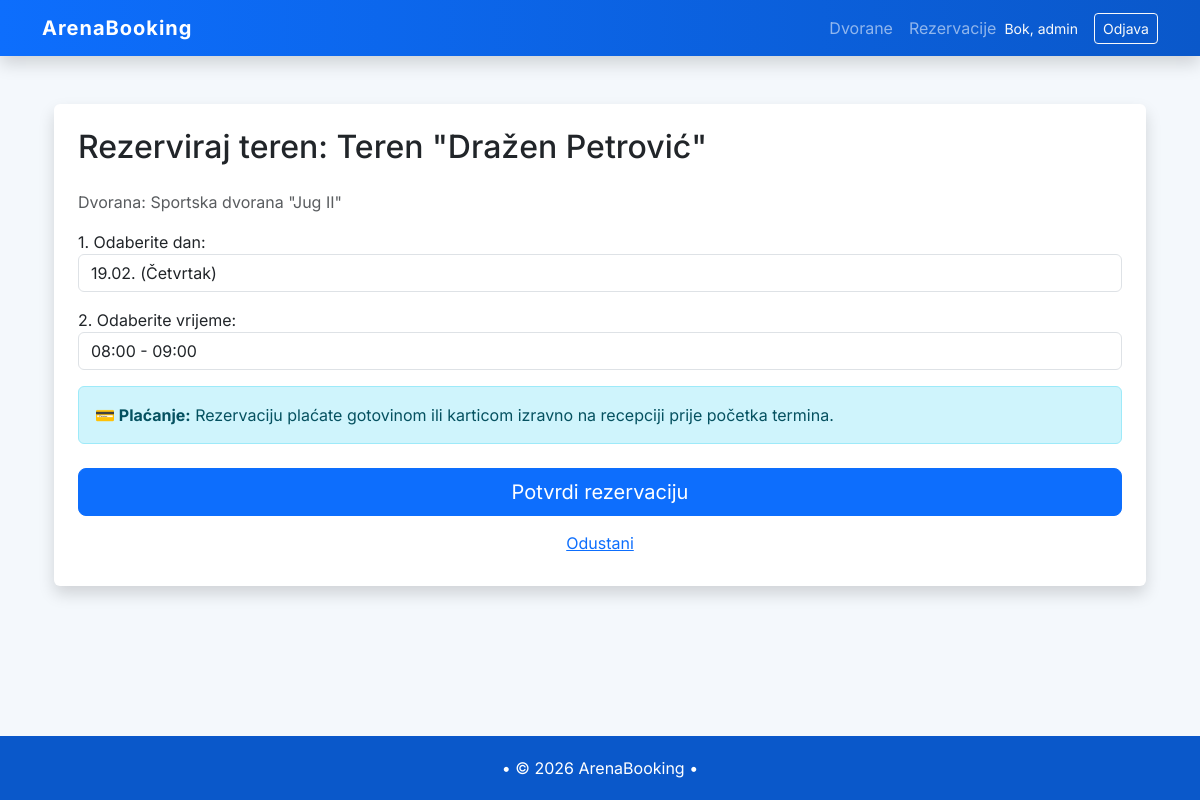
The app's page /bookings/court/2/book/ (signed in) with its own data.
### facilities/models.py (models this page shows, shortened)
class Court(models.Model):
    class Sport(models.TextChoices):
        FOOTBALL = "football", "Nogomet"
        BASKETBALL = "basketball", "Košarka"
        TENNIS = "tennis", "Tenis"
        PADEL = "padel", "Padel"
        OTHER = "other", "Ostalo"
    sport = models.CharField(
    max_length=20,
    choices=Sport.choices,
    blank=True,
    null=True
    )
    facility = models.ForeignKey(Facility, on_delete=models.CASCADE, related_name="courts")
    name = models.CharField(max_length=80)
    is_active = models.BooleanField(default=True)

class Facility(models.Model):
    name = models.CharField(max_length=120)
    address = models.CharField(max_length=200)
    city = models.CharField(max_length=80, blank=True)
    is_active = models.BooleanField(default=True)
    working_from = models.TimeField(default=time(8, 0))  # Podrazumijevano 08:00
    working_till = models.TimeField(default=time(22, 0)) # Podrazumijevano 22:00
    class Meta:
        verbose_name = "Facility"
        verbose_name_plural = "Facilities"

### bookings/views.py (the view)
# urls.py: path('court/<int:court_id>/book/',views.bookcourt, name="book_court"),
@login_required
def bookcourt(request, court_id):
    court = get_object_or_404(Court, id=court_id)
    if request.method == "POST":
        form = BookingForm(request.POST, court_id=court_id)
        if form.is_valid():
            booking = form.save(commit=False)
            booking.user = request.user
            booking.court = court
            booking.save()
            messages.success(request, "Vaša rezervacija je uspješno potvrđena!")
            return redirect("bookings:bookings")
    else:
        form = BookingForm(court_id=court_id)
    return render(request, "bookings/bookcourt.html", {
        "court": court,
        "form": form
    })

### bookings/templates/bookings/bookcourt.html (shortened to what this page needs)
{% extends "base.html" %}
{% block content %}
<div class="container mt-5">
    <div class="card shadow border-0">
        <div class="card-body p-4">
            <h2 class="mb-4">Rezerviraj teren: {{ court.name }}</h2>
            <p class="text-muted">Dvorana: {{ court.facility.name }}</p>
            <form method="POST">
                <div class="mb-3">
                    {{ form.as_p }}
                </div>
                <div class="alert alert-info mt-3">
                    <strong>💳 Plaćanje:</strong> Rezervaciju plaćate gotovinom ili karticom izravno na recepciji prije početka termina.
                </div>
                <div class="mt-4">
                    <button type="submit" class="btn btn-primary btn-lg w-100">Potvrdi rezervaciju</button>
                    <a href="{% url 'facilities:facility_detail' court.facility.id %}" class="btn btn-link w-100 mt-2">Odustani</a>
                </div>
            </form>
        </div>
    </div>
</div>
{% endblock %}

### ArenaBooking/templates/base.html (shortened to what this page needs)
<!DOCTYPE html>
<html lang="hr">
<head>
    <link href="https://cdn.jsdelivr.net/npm/bootstrap@5.3.3/dist/css/bootstrap.min.css" rel="stylesheet">
</head>
<body class="d-flex flex-column min-vh-100">
{% load static %}
<nav class="navbar navbar-expand-lg navbar-dark shadow">
    <div class="container">
        <a class="navbar-brand" href="{% url 'home' %}">ArenaBooking</a>
        <div class="collapse navbar-collapse justify-content-end" id="navbarNav">
            <ul class="navbar-nav align-items-center">
                <li class="nav-item">
                    <a class="nav-link {% if request.resolver_match.view_name == 'facilities:facilities' %}active fw-bold{% endif %}"
                       href="{% url 'facilities:facilities' %}">Dvorane</a>
                </li>
                <li class="nav-item">
                    <a class="nav-link {% if request.resolver_match.view_name == 'bookings:bookings' %}active fw-bold{% endif %}"
                       href="{% url 'bookings:bookings' %}">Rezervacije</a>
                </li>
               <div class="d-flex align-items-center">
                    {% if user.is_authenticated %}
                        <span class="text-light me-3 small">Bok, {{ user.username }}</span>
                        <form action="{% url 'logout' %}" method="post" class="d-inline">
                            <button type="submit" class="btn btn-outline-light btn-sm">Odjava</button>
                        </form>
                    {% else %}
                        <a href="{% url 'login' %}" class="btn btn-outline-light btn-sm me-2">Prijava</a>
                        <a href="{% url 'accounts:signup' %}" class="btn btn-warning btn-sm fw-bold text-dark">Registracija</a>
                    {% endif %}
                </div>
            </ul>
        </div>
    </div>
</nav>
<main class="flex-fill">
  <div class="container mt-5">
        {% block content %}
        {% endblock %}
    </div>
</main>
<footer class="text-center mt-auto">
    <div class="container">
        <p class="mb-0">• © 2026 ArenaBooking •</p>
    </div>
</footer>
</body>
</html>

### ArenaBooking/templates/base.html (style rules this page uses)
body { font-family: 'Inter', sans-serif; background-color: #f4f8fc; }
.navbar { background: linear-gradient(90deg, #0d6efd, #0a58ca); }
.navbar-brand { font-weight: 700; letter-spacing: 1px; }

### records on screen
Court: name "Teren \"Dražen Petrović\"", facility.name "Sportska dvorana \"Jug II\""

### other values on screen
{{ user.username }} "admin"
